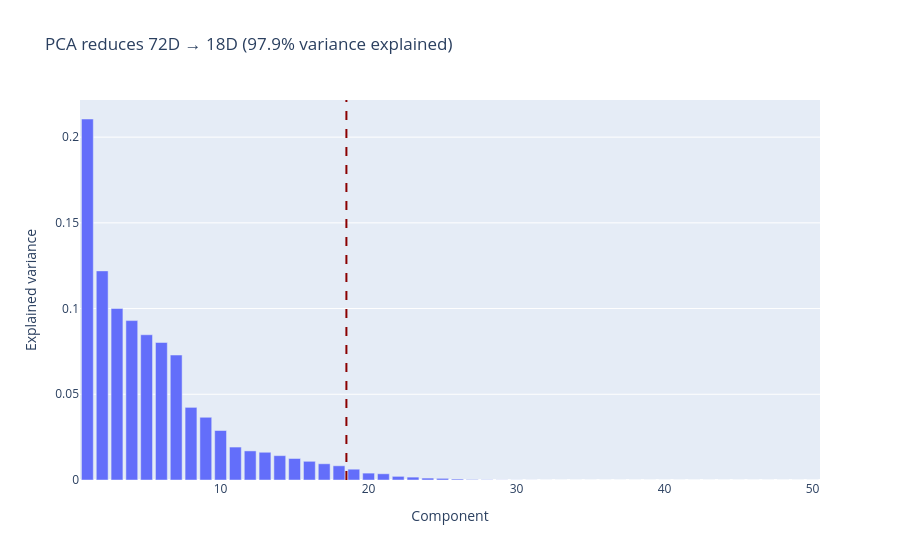

Write notebook code for a chart like this one.
### Code cell
pca_plot_cut = kairo.plot_pca_variances(pca, cut_component=18)
pca_plot_cut.show()

### Figure 1 — Plotly figure (JSON) as saved in the notebook; plotly's stock layout.template omitted (floating-point values rounded to 4 significant figures)
{"data": [{"hovertemplate": "Component=%{x}<br>Explained variance=%{y}<extra></extra>", "legendgroup": "", "marker": {"color": "#636efa", "pattern": {"shape": ""}}, "name": "", "orientation": "v", "showlegend": false, "textposition": "auto", "type": "bar", "x": [1, 2, 3, 4, 5, 6, 7, 8, 9, 10, 11, 12, 13, 14, 15, 16, 17, 18, 19, 20, 21, 22, 23, 24, 25, 26, 27, 28, 29, 30, 31, 32, 33, 34, 35, 36, 37, 38, 39, 40, 41, 42, 43, 44, 45, 46, 47, 48, 49, 50], "xaxis": "x", "y": [0.2106, 0.122, 0.1001, 0.09299, 0.08473, 0.08021, 0.0729, 0.04237, 0.03659, 0.02887, 0.01922, 0.01697, 0.01618, 0.0142, 0.01255, 0.01091, 0.009469, 0.008291, 0.006302, 0.004017, 0.00363, 0.002122, 0.001682, 0.00112, 0.0009568, 0.0005525, 0.0002482, 0.0001325, 6.142e-05, 4.296e-05, 2.619e-05, 1.962e-05, 5.018e-13, 8.84e-14, 2.003e-14, 4.33e-15, 2.086e-15, 1.464e-15, 3.573e-16, 1.425e-17, 7.034e-18, 6.073e-18, 5.077e-18, 4.961e-18, 3.165e-18, 1.617e-18, 1.029e-18, 9.053e-19, 6.656e-19, 0.0], "yaxis": "y"}], "layout": {"barmode": "relative", "legend": {"tracegroupgap": 0}, "shapes": [{"line": {"color": "darkred", "dash": "dash"}, "type": "line", "x0": 18.5, "x1": 18.5, "xref": "x", "y0": 0, "y1": 1, "yref": "y domain"}], "title": {"text": "PCA reduces 72D → 18D (97.9% variance explained)"}, "xaxis": {"anchor": "y", "domain": [0, 1], "title": {"text": "Component"}}, "yaxis": {"anchor": "x", "domain": [0, 1], "title": {"text": "Explained variance"}}}}
